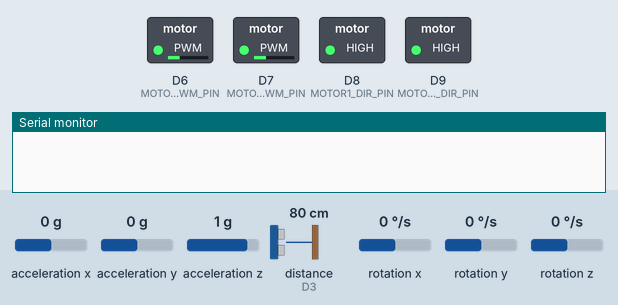
Recording of a sketch running on a simulated Arduino Nano 33 BLE. On the bench: switched loads named in the sketch (green lamp = pin HIGH), the last lines printed to the serial monitor. Wiring (inferred from the names in the program): ultrasonic range finder: trigger D2; echo D3. Dashed ring = blinking. Inputs (shaded band) come from the test bench; at power-on: acceleration x 0 g, distance to the obstacle (sensor on D3) 80 cm, rotation z 0 °/s, acceleration y 0 g, acceleration z 1 g, rotation x 0 °/s, rotation y 0 °/s. The echo pulse lasts 58.3 µs per cm; pins used as bus, display or sensor lines are not drawn.

Above: at 1.2 s.
1.3 s: acceleration x set to -0.3 g
At 2.52 s:
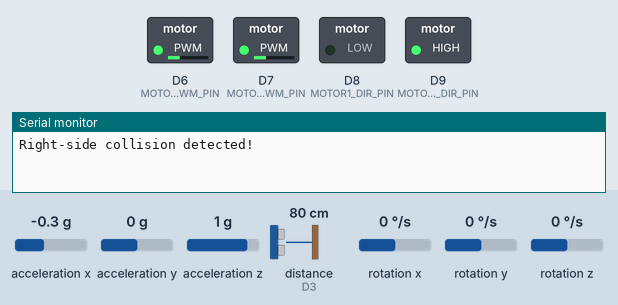
4.3 s: distance to the obstacle (sensor on D3) set to 4 cm
At 5.0 s:
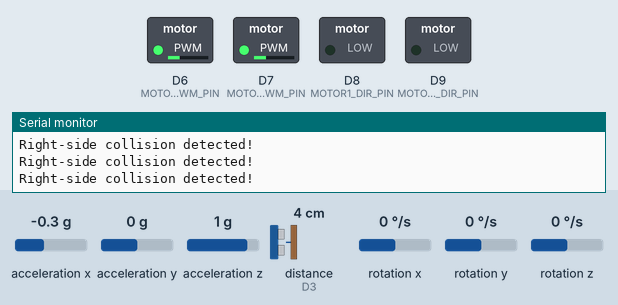
At 5.9 s:
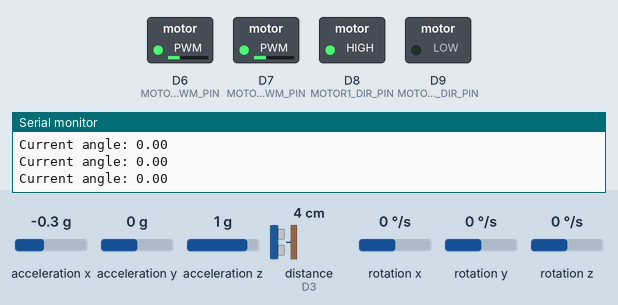
6.9 s: rotation z set to -21 °/s
9.9 s: rotation z set to -27 °/s
12.9 s: rotation z set to -20 °/s
At 15.8 s:
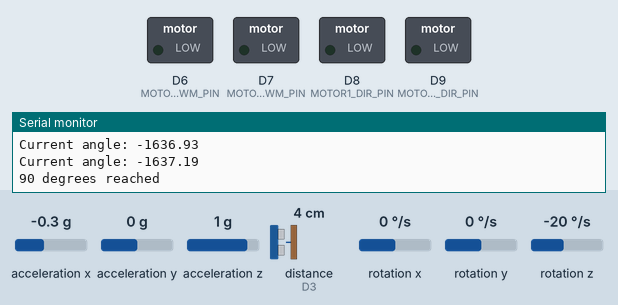
15.9 s: rotation z set to -17 °/s
Timing chart, 0 to 19.2 s (numbered marks = the images above; inputs shaded):
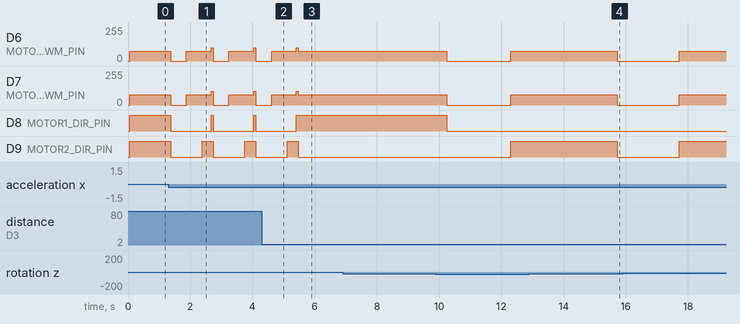

The sketch:

LAB15_Maze_colission.ino
```cpp
#include <Arduino.h>
#include <Arduino_LSM9DS1.h>  // Include the library for the built-in accelerometer and gyroscope

// Ultrasonic sensor pins
const int TRIGGER_PIN = 2;
const int ECHO_PIN = 3;

// Motor pins
const int MOTOR1_PWM_PIN = 7;
const int MOTOR1_DIR_PIN = 8;
const int MOTOR2_PWM_PIN = 6;
const int MOTOR2_DIR_PIN = 9;

// Gyroscope and Accelerometer control variables
float current_heading = 0;
float initial_heading = 0;
float x_accel = 0, y_accel = 0, z_accel = 0;  // Initialize accelerometer variables
float filtered_x_accel = 0;
float alpha = 0.5;  // Smoothing factor for low-pass filter
float x_position = 0;
float y_position = 0;
unsigned long previous_time = 0;

// Control gains
float Kp_heading = 0.08;   // Proportional gain for heading correction
float Kp_position = 0.03;  // Proportional gain for position correction

// Correction factor to balance motor speeds
float motor_correction_factor = 0.975;  // Fine-tuned value to further reduce drift

// Collision detection threshold
const float collision_threshold = 0.15;  // Adjusted for sensitivity

// Function to measure distance using ultrasonic sensor
long measure_distance() {
    digitalWrite(TRIGGER_PIN, LOW);
    delayMicroseconds(2);
    digitalWrite(TRIGGER_PIN, HIGH);
    delayMicroseconds(10);
    digitalWrite(TRIGGER_PIN, LOW);
    long duration = pulseIn(ECHO_PIN, HIGH);
    long distance_cm = duration * 0.034 / 2;
    delay(50);
    return distance_cm;
}

// Function to set motor speeds
void motors_speed(int left_wheel_speed, int right_wheel_speed) {
    if (left_wheel_speed > 0) {
        digitalWrite(MOTOR1_DIR_PIN, HIGH);
    } else {
        digitalWrite(MOTOR1_DIR_PIN, LOW);
    }

    if (right_wheel_speed > 0) {
        digitalWrite(MOTOR2_DIR_PIN, HIGH);
    } else {
        digitalWrite(MOTOR2_DIR_PIN, LOW);
    }

    // Apply the correction factor to balance motor speeds
    left_wheel_speed = abs(left_wheel_speed);
    left_wheel_speed = constrain(left_wheel_speed, 0, 100);
    int left_pwm_value = map(left_wheel_speed, 0, 100, 0, 255);
    analogWrite(MOTOR1_PWM_PIN, left_pwm_value);

    right_wheel_speed = abs(right_wheel_speed);
    right_wheel_speed = constrain(right_wheel_speed, 0, 100);
    int right_pwm_value = map(right_wheel_speed, 0, 100, 0, 255 * motor_correction_factor);
    analogWrite(MOTOR2_PWM_PIN, right_pwm_value);
}

// Function to update heading based on gyroscope data
void update_heading() {
    float x, y, z;
    if (IMU.readGyroscope(x, y, z)) {
        current_heading += z * 0.013;  // Adjust this factor based on your needs
    }
}

// Function to update position based on accelerometer data
void update_position() {
    float dt = (millis() - previous_time) / 1000.0;
    previous_time = millis();

    if (IMU.readAcceleration(x_accel, y_accel, z_accel)) {
        x_position += x_accel * dt * dt;
        y_position += y_accel * dt * dt;
    }
}

// Function to filter accelerometer data for collision detection
void filter_acceleration() {
    filtered_x_accel = alpha * filtered_x_accel + (1 - alpha) * x_accel;
}

// Function to detect collision and determine the direction
void detect_collision() {
    if (IMU.readAcceleration(x_accel, y_accel, z_accel)) {
        filter_acceleration();

        if (abs(filtered_x_accel) > collision_threshold) {
            if (filtered_x_accel > 0) {
                // Left-side collision detected
                Serial.println("Left-side collision detected!");
                reverse_and_turn(15, true);  // Turn right by 15 degrees
            } else if (filtered_x_accel < 0) {
                // Right-side collision detected
                Serial.println("Right-side collision detected!");
                reverse_and_turn(15, false);  // Turn left by 15 degrees
            }
        }
    }
}

// Function to reverse and turn based on collision
void reverse_and_turn(int angle, bool turn_right) {
    // Stop the motors
    motors_speed(0, 0);
    delay(500);

    // Reverse slightly
    motors_speed(-30, -30);
    delay(500);

    // Turn 15 degrees based on collision direction
    if (turn_right) {
        motors_speed(30, -30);  // Turn right
    } else {
        motors_speed(-30, 30);  // Turn left
    }
    delay(300);  // Adjust based on motor speed and desired turn angle

    // Resume forward movement
    motors_speed(40, 40);
}

// Function to correct the robot's direction and position
void correct_path() {
    // Calculate heading correction
    float heading_error = initial_heading - current_heading;
    int heading_correction = heading_error * Kp_heading;

    // Calculate position correction
    float position_error = x_position;  // Assuming y_position is the forward direction
    int position_correction = position_error * Kp_position;

    // Adjust motor speeds based on heading and position correction
    int left_motor_speed = 30 + heading_correction + position_correction;
    int right_motor_speed = 30 - heading_correction - position_correction;

    motors_speed(left_motor_speed, right_motor_speed);
}

// Function to rotate the robot 90 degrees to the right or left
void rotate_90_degrees(bool clockwise) {
    float x, y, z;
    IMU.readGyroscope(x, y, z);  // Read the initial gyroscope values

    float initial_angle = z * 180.0 / PI;  // Convert radians to degrees
    float current_angle = initial_angle;
    float target_angle = clockwise ? initial_angle + 90 : initial_angle - 90;

    Serial.print("Initial angle: ");
    Serial.println(initial_angle);
    Serial.print("Target angle: ");
    Serial.println(target_angle);

    // Begin rotating
    if (clockwise) {
        motors_speed(30, -30);  // Rotate right
        Serial.println("Rotating clockwise...");
    } else {
        motors_speed(-30, 30);  // Rotate left
        Serial.println("Rotating counterclockwise...");
    }

    while (abs(current_angle - initial_angle) < 90) {
        if (IMU.readGyroscope(x, y, z)) {
            current_angle += z * 0.013;  // Accumulate angle change
            Serial.print("Current angle: ");
            Serial.println(current_angle);
            delay(10);
        }
    }

    // Stop the motors
    motors_speed(0, 0);
    Serial.println("90 degrees reached");
    delay(2000); // Pause for 2 seconds before moving forward
}

void setup() {
    // Initialize serial communication
    Serial.begin(115200);

    // Initialize ultrasonic sensor pins
    pinMode(TRIGGER_PIN, OUTPUT);
    pinMode(ECHO_PIN, INPUT);

    // Initialize motor pins
    pinMode(MOTOR1_PWM_PIN, OUTPUT);
    pinMode(MOTOR1_DIR_PIN, OUTPUT);
    pinMode(MOTOR2_PWM_PIN, OUTPUT);
    pinMode(MOTOR2_DIR_PIN, OUTPUT);

    // Initialize IMU (accelerometer and gyroscope)
    if (!IMU.begin()) {
        Serial.println("Failed to initialize IMU!");
        while (1);
    }

    // Set initial heading
    float x, y, z;
    if (IMU.readGyroscope(x, y, z)) {
        initial_heading = z * 180.0 / PI;  // Convert radians to degrees
    }

    // Initialize timing for position updates
    previous_time = millis();
}

void loop() {
    long distance_cm = measure_distance();


    if (distance_cm >= 2 && distance_cm <= 3) {
        long distance_right, distance_left;

        // Rotate 90 degrees to the right
        rotate_90_degrees(true);
        distance_right = measure_distance();

        // Rotate 90 degrees back to the original position
        rotate_90_degrees(false);

        // Rotate 90 degrees to the left
        rotate_90_degrees(false);
        distance_left = measure_distance();

        // Rotate 90 degrees back to the original position
        rotate_90_degrees(true);

        // Compare distances and move towards the direction with greater distance
        if (distance_right > distance_left) {
            // Turn right
            rotate_90_degrees(true);
        } else {
            // Turn left
            rotate_90_degrees(false);
        }
    } else {
        // Move forward with straight path correction
        update_heading();
        update_position();
        correct_path();

        // Detect and handle collisions
        detect_collision();
    }

    // Add a small delay to avoid too frequent updates
    delay(10);
}
```

Measured:
- the behaviour switches between -0.1 and -0.2 g on acceleration x (found by bisection; images 0 and 1)
- after the input at 1.3 s, D8 (MOTOR1_DIR_PIN): alternates HIGH for 0.07 s and LOW for 1.3 s, starting after 0.08 s; D9 (MOTOR2_DIR_PIN): alternates HIGH for 0.37 s and LOW for 1.0 s, starting after 0.08 s
- after the input at 4.3 s, D8 (MOTOR1_DIR_PIN): goes on until 5.4 s, then stays HIGH; D9 (MOTOR2_DIR_PIN): goes on until 5.5 s, then stays LOW
- after the input at 12.9 s, D6 (MOTOR2_PWM_PIN): 74/255 → 0/255 after 2.8 s instead of 2.1 s; D7 (MOTOR1_PWM_PIN): 76/255 → 0/255 after 2.8 s instead of 2.1 s; D9 (MOTOR2_DIR_PIN): HIGH → LOW after 2.8 s instead of 2.1 s
